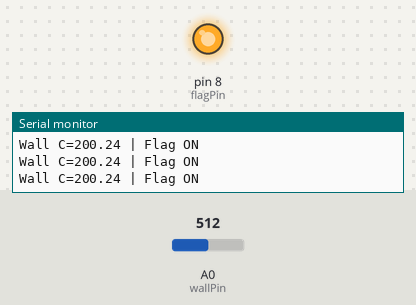
Recording of a sketch running on a simulated Arduino Uno, built with avr-gcc and run on an emulated ATmega328P. Parts: output pins drawn as LEDs (lit = HIGH), the last lines printed to the serial monitor. The inputs (shaded band) are chosen by the test bench; at power-on: A0 (wallPin) = 512.

Above: at 1.2 s.
1.3 s: A0 (wallPin) set to 171
2.8 s: A0 (wallPin) set to 146
At 4.1 s:
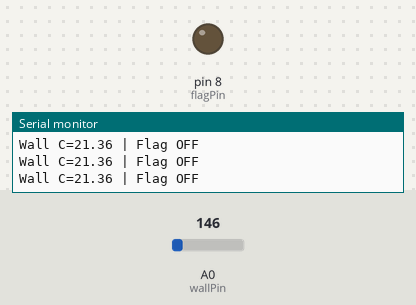
5.0 s: A0 (wallPin) set to 260
At 5.6 s:
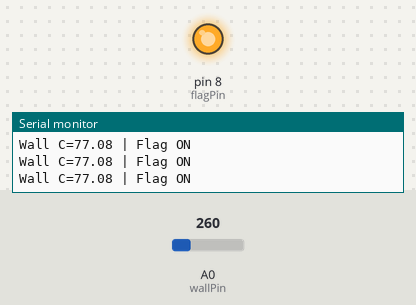
6.5 s: A0 (wallPin) set to 122
At 7.9 s:
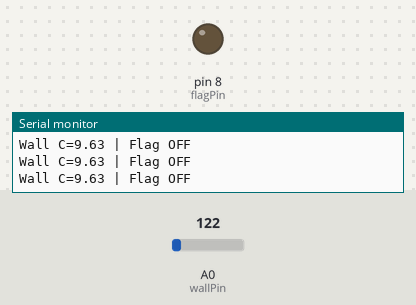
Timing chart, 0 to 9.0 s (numbered marks = the images above; inputs shaded):
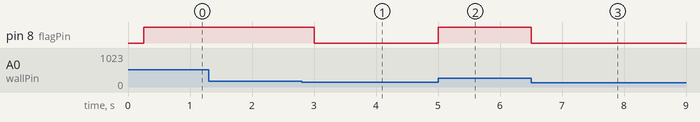

Measured:
- the behaviour switches between 156 and 155 on A0 (wallPin) (found by bisection; images 0 and 1)
- after the input at 2.8 s, pin 8 (flagPin): HIGH → LOW after 0.20 s
- after the input at 5.0 s, pin 8 (flagPin): LOW → HIGH at once
- after the input at 6.5 s, pin 8 (flagPin): HIGH → LOW at once

The sketch:

aquarium_model_temperature_alert.ino
```cpp
constexpr byte wallPin = A0, flagPin = 8;
constexpr float referenceVolts = 5.0;
constexpr float settledOffsetC = 0.0;
bool flag = false;
unsigned long sampledAt = 0;

void setup() {
  Serial.begin(115200);
  pinMode(flagPin, OUTPUT);
  digitalWrite(flagPin, LOW);
}

void loop() {
  const unsigned long now = millis();
  if (now - sampledAt < 250) return;
  sampledAt = now;

  unsigned int sum = 0;
  for (byte i = 0; i < 16; ++i) sum += analogRead(wallPin);
  const float voltage = (sum / 16.0) * referenceVolts / 1023.0;
  const float wall = (voltage - 0.5) * 100.0 + settledOffsetC;
  if (wall >= 28.0) flag = true;
  if (wall <= 26.0) flag = false;
  digitalWrite(flagPin, flag ? HIGH : LOW);

  Serial.print(F("Wall C="));
  Serial.print(wall, 2);
  Serial.println(flag ? F(" | Flag ON") : F(" | Flag OFF"));
}
```
